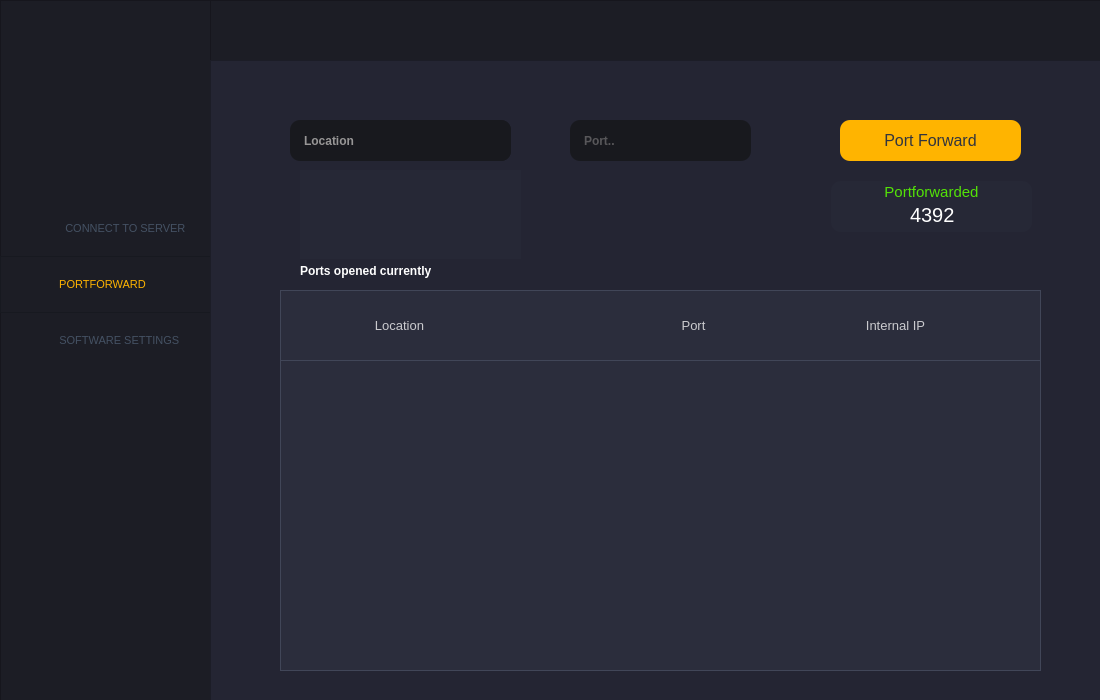
<?xml version="1.0" encoding="UTF-8"?>
<ui version="4.0">
 <class>PortforPage</class>
 <widget class="QWidget" name="PortforPage">
  <property name="geometry">
   <rect>
    <x>0</x>
    <y>0</y>
    <width>1100</width>
    <height>700</height>
   </rect>
  </property>
  <property name="windowTitle">
   <string>Form</string>
  </property>
  <widget class="QFrame" name="frame_2">
   <property name="geometry">
    <rect>
     <x>0</x>
     <y>0</y>
     <width>211</width>
     <height>701</height>
    </rect>
   </property>
   <property name="styleSheet">
    <string notr="true">QFrame
{
background-color:#1c1d25;
}</string>
   </property>
   <property name="frameShape">
    <enum>QFrame::StyledPanel</enum>
   </property>
   <property name="frameShadow">
    <enum>QFrame::Raised</enum>
   </property>
   <widget class="QLabel" name="connlabel">
    <property name="geometry">
     <rect>
      <x>11</x>
      <y>214</y>
      <width>41</width>
      <height>29</height>
     </rect>
    </property>
    <property name="styleSheet">
     <string notr="true">QLabel
{
image: url(:/resources/img/conn1.PNG);
}</string>
    </property>
    <property name="text">
     <string/>
    </property>
   </widget>
   <widget class="QLabel" name="portlabel">
    <property name="geometry">
     <rect>
      <x>10</x>
      <y>269</y>
      <width>41</width>
      <height>29</height>
     </rect>
    </property>
    <property name="styleSheet">
     <string notr="true">QLabel
{
image: url(:/resources/img/port2.PNG);
}</string>
    </property>
    <property name="text">
     <string/>
    </property>
   </widget>
   <widget class="QLabel" name="dashlabel">
    <property name="geometry">
     <rect>
      <x>14</x>
      <y>329</y>
      <width>30</width>
      <height>25</height>
     </rect>
    </property>
    <property name="styleSheet">
     <string notr="true">QLabel
{
image: url(:/resources/img/software3.PNG);
}</string>
    </property>
    <property name="text">
     <string/>
    </property>
   </widget>
   <widget class="QPushButton" name="pushButton_2">
    <property name="geometry">
     <rect>
      <x>0</x>
      <y>200</y>
      <width>211</width>
      <height>57</height>
     </rect>
    </property>
    <property name="font">
     <font>
      <pointsize>8</pointsize>
      <weight>50</weight>
      <bold>false</bold>
     </font>
    </property>
    <property name="cursor">
     <cursorShape>PointingHandCursor</cursorShape>
    </property>
    <property name="styleSheet">
     <string notr="true">QPushButton
{
color:#445163;
border:0px solid #171920;
}</string>
    </property>
    <property name="text">
     <string>             CONNECT TO SERVER</string>
    </property>
   </widget>
   <widget class="QPushButton" name="ToPort">
    <property name="geometry">
     <rect>
      <x>0</x>
      <y>256</y>
      <width>211</width>
      <height>57</height>
     </rect>
    </property>
    <property name="font">
     <font>
      <pointsize>8</pointsize>
     </font>
    </property>
    <property name="cursor">
     <cursorShape>PointingHandCursor</cursorShape>
    </property>
    <property name="styleSheet">
     <string notr="true">QPushButton
{
color:#ffb400;
border:0.5px solid #171920;
}</string>
    </property>
    <property name="text">
     <string>PORTFORWARD  </string>
    </property>
   </widget>
   <widget class="QPushButton" name="pushButton_4">
    <property name="geometry">
     <rect>
      <x>0</x>
      <y>312</y>
      <width>211</width>
      <height>57</height>
     </rect>
    </property>
    <property name="font">
     <font>
      <pointsize>8</pointsize>
     </font>
    </property>
    <property name="cursor">
     <cursorShape>PointingHandCursor</cursorShape>
    </property>
    <property name="styleSheet">
     <string notr="true">QPushButton
{
color:#445163;
border:0px solid #000000;
}</string>
    </property>
    <property name="text">
     <string>         SOFTWARE SETTINGS</string>
    </property>
   </widget>
   <widget class="QLabel" name="Logolabel">
    <property name="geometry">
     <rect>
      <x>35</x>
      <y>20</y>
      <width>131</width>
      <height>121</height>
     </rect>
    </property>
    <property name="styleSheet">
     <string notr="true">QLabel
{
image: url(:/resources/img/logo1.png);
}</string>
    </property>
    <property name="text">
     <string/>
    </property>
   </widget>
  </widget>
  <widget class="QFrame" name="frame_3">
   <property name="geometry">
    <rect>
     <x>210</x>
     <y>0</y>
     <width>891</width>
     <height>61</height>
    </rect>
   </property>
   <property name="styleSheet">
    <string notr="true">QFrame
{
background-color:#1c1d25;
}</string>
   </property>
   <property name="frameShape">
    <enum>QFrame::StyledPanel</enum>
   </property>
   <property name="frameShadow">
    <enum>QFrame::Raised</enum>
   </property>
   <widget class="QPushButton" name="logout">
    <property name="geometry">
     <rect>
      <x>836</x>
      <y>7</y>
      <width>49</width>
      <height>47</height>
     </rect>
    </property>
    <property name="minimumSize">
     <size>
      <width>0</width>
      <height>0</height>
     </size>
    </property>
    <property name="cursor">
     <cursorShape>PointingHandCursor</cursorShape>
    </property>
    <property name="mouseTracking">
     <bool>false</bool>
    </property>
    <property name="styleSheet">
     <string notr="true">QPushButton
{
background-color:#1c1d25;
border:#1c1d25;
color:#949193;
image: url(:/resources/img/logout.PNG);
}</string>
    </property>
    <property name="text">
     <string/>
    </property>
   </widget>
   <widget class="QLabel" name="welclabel">
    <property name="geometry">
     <rect>
      <x>650</x>
      <y>14</y>
      <width>181</width>
      <height>31</height>
     </rect>
    </property>
    <property name="font">
     <font>
      <pointsize>7</pointsize>
     </font>
    </property>
    <property name="styleSheet">
     <string notr="true">QLabel
{
color:#ffffff;
}</string>
    </property>
    <property name="text">
     <string>Connect to a server to stay anonymous</string>
    </property>
   </widget>
   <widget class="QLabel" name="distop">
    <property name="geometry">
     <rect>
      <x>613</x>
      <y>13</y>
      <width>31</width>
      <height>35</height>
     </rect>
    </property>
    <property name="styleSheet">
     <string notr="true">QLabel
{
image: url(:/resources/img/dis_top.PNG);
}</string>
    </property>
    <property name="text">
     <string/>
    </property>
   </widget>
   <widget class="QLabel" name="connected_label">
    <property name="geometry">
     <rect>
      <x>608</x>
      <y>9</y>
      <width>221</width>
      <height>41</height>
     </rect>
    </property>
    <property name="styleSheet">
     <string notr="true">QLabel
{
image: url(:/resources/img/connected.png);
}</string>
    </property>
    <property name="text">
     <string/>
    </property>
   </widget>
  </widget>
  <widget class="QFrame" name="frame">
   <property name="geometry">
    <rect>
     <x>210</x>
     <y>60</y>
     <width>891</width>
     <height>641</height>
    </rect>
   </property>
   <property name="styleSheet">
    <string notr="true">QFrame
{
background-color:#242533;
color:#ffffff;
}</string>
   </property>
   <property name="inputMethodHints">
    <set>Qt::ImhNone</set>
   </property>
   <property name="frameShape">
    <enum>QFrame::StyledPanel</enum>
   </property>
   <property name="frameShadow">
    <enum>QFrame::Raised</enum>
   </property>
   <widget class="QLineEdit" name="e_Ports">
    <property name="geometry">
     <rect>
      <x>360</x>
      <y>60</y>
      <width>181</width>
      <height>41</height>
     </rect>
    </property>
    <property name="font">
     <font>
      <pointsize>9</pointsize>
      <weight>75</weight>
      <bold>true</bold>
     </font>
    </property>
    <property name="styleSheet">
     <string notr="true">QLineEdit {

background-color:#18191e;
border:#18191e;
color:#979696;
border-radius:10px;
padding-left:12px;

}</string>
    </property>
    <property name="text">
     <string/>
    </property>
    <property name="echoMode">
     <enum>QLineEdit::Normal</enum>
    </property>
    <property name="cursorPosition">
     <number>0</number>
    </property>
    <property name="readOnly">
     <bool>false</bool>
    </property>
    <property name="placeholderText">
     <string>Port..</string>
    </property>
   </widget>
   <widget class="QPushButton" name="portforward">
    <property name="geometry">
     <rect>
      <x>630</x>
      <y>60</y>
      <width>181</width>
      <height>41</height>
     </rect>
    </property>
    <property name="font">
     <font>
      <pointsize>12</pointsize>
      <weight>50</weight>
      <bold>false</bold>
     </font>
    </property>
    <property name="cursor">
     <cursorShape>PointingHandCursor</cursorShape>
    </property>
    <property name="styleSheet">
     <string notr="true">QPushButton
{
background-color:#ffb400;
border-radius:10px;
color:#32353e;
}</string>
    </property>
    <property name="text">
     <string>Port Forward</string>
    </property>
   </widget>
   <widget class="QLabel" name="status">
    <property name="geometry">
     <rect>
      <x>90</x>
      <y>200</y>
      <width>201</width>
      <height>21</height>
     </rect>
    </property>
    <property name="font">
     <font>
      <pointsize>9</pointsize>
      <weight>75</weight>
      <bold>true</bold>
     </font>
    </property>
    <property name="styleSheet">
     <string notr="true">QLabel
{
color:#ffffff;
background-color:#242533;
}</string>
    </property>
    <property name="text">
     <string>Ports opened currently</string>
    </property>
   </widget>
   <widget class="QWidget" name="verticalLayoutWidget">
    <property name="geometry">
     <rect>
      <x>70</x>
      <y>300</y>
      <width>761</width>
      <height>311</height>
     </rect>
    </property>
    <layout class="QVBoxLayout" name="verticalLayout_2">
     <property name="spacing">
      <number>0</number>
     </property>
     <item>
      <widget class="QFrame" name="frame_4">
       <property name="styleSheet">
        <string notr="true">QFrame
{
background-color:#2b2d3c;
border:1px solid #414658;
}</string>
       </property>
       <property name="frameShape">
        <enum>QFrame::StyledPanel</enum>
       </property>
       <property name="frameShadow">
        <enum>QFrame::Raised</enum>
       </property>
       <layout class="QVBoxLayout" name="verticalLayout">
        <property name="spacing">
         <number>0</number>
        </property>
        <property name="leftMargin">
         <number>0</number>
        </property>
        <property name="topMargin">
         <number>0</number>
        </property>
        <property name="rightMargin">
         <number>0</number>
        </property>
        <property name="bottomMargin">
         <number>0</number>
        </property>
        <item>
         <widget class="QListWidget" name="listWidget">
          <property name="styleSheet">
           <string notr="true">QListWidget
{
background-color:#2b2d3c;
border:#414658;
border-radius:0px;
}

QScrollBar:vertical {              
		background-color:#ffa800;
        width:6px;    
		border-radius:3px;
		border-color:#bfbfbf;
}
QScrollBar::handle:vertical {
		background:transparent;
}
QScrollBar::sub-page:vertical {
    background: #242533;
}

QScrollBar::add-page:vertical {
    background:#242533;
}
QScrollBar::down-arrow:vertical{    
height:0px;
}
QScrollBar::up-arrow:vertical {
height:0px;
}</string>
          </property>
         </widget>
        </item>
       </layout>
      </widget>
     </item>
    </layout>
   </widget>
   <widget class="QLabel" name="label">
    <property name="geometry">
     <rect>
      <x>70</x>
      <y>230</y>
      <width>761</width>
      <height>71</height>
     </rect>
    </property>
    <property name="styleSheet">
     <string notr="true">QLabel
{
background-color:#2b2d3c;
border:1px solid #414658;
}</string>
    </property>
    <property name="text">
     <string/>
    </property>
   </widget>
   <widget class="QLabel" name="label_2">
    <property name="geometry">
     <rect>
      <x>89</x>
      <y>250</y>
      <width>201</width>
      <height>31</height>
     </rect>
    </property>
    <property name="font">
     <font>
      <pointsize>10</pointsize>
     </font>
    </property>
    <property name="styleSheet">
     <string notr="true">QLabel
{
background-color:#2b2d3c;
color:#cacace;
}</string>
    </property>
    <property name="text">
     <string>Location</string>
    </property>
    <property name="alignment">
     <set>Qt::AlignCenter</set>
    </property>
   </widget>
   <widget class="QLabel" name="label_3">
    <property name="geometry">
     <rect>
      <x>438</x>
      <y>250</y>
      <width>91</width>
      <height>31</height>
     </rect>
    </property>
    <property name="font">
     <font>
      <pointsize>10</pointsize>
     </font>
    </property>
    <property name="styleSheet">
     <string notr="true">QLabel
{
background-color:#2b2d3c;
color:#cacace;
}</string>
    </property>
    <property name="text">
     <string>Port</string>
    </property>
    <property name="alignment">
     <set>Qt::AlignCenter</set>
    </property>
   </widget>
   <widget class="QLabel" name="label_4">
    <property name="geometry">
     <rect>
      <x>640</x>
      <y>250</y>
      <width>91</width>
      <height>31</height>
     </rect>
    </property>
    <property name="font">
     <font>
      <pointsize>10</pointsize>
     </font>
    </property>
    <property name="styleSheet">
     <string notr="true">QLabel
{
background-color:#2b2d3c;
color:#cacace;
}</string>
    </property>
    <property name="text">
     <string>Internal IP</string>
    </property>
    <property name="alignment">
     <set>Qt::AlignCenter</set>
    </property>
   </widget>
   <widget class="QLabel" name="label_5">
    <property name="geometry">
     <rect>
      <x>621</x>
      <y>121</y>
      <width>201</width>
      <height>51</height>
     </rect>
    </property>
    <property name="font">
     <font>
      <pointsize>11</pointsize>
     </font>
    </property>
    <property name="styleSheet">
     <string notr="true">QLabel
{
background-color:#262836;
color:#53e207;
padding: 0 0 30 0px;
border-radius:10px;

}</string>
    </property>
    <property name="text">
     <string>Portforwarded</string>
    </property>
    <property name="alignment">
     <set>Qt::AlignCenter</set>
    </property>
   </widget>
   <widget class="QLabel" name="label_6">
    <property name="geometry">
     <rect>
      <x>700</x>
      <y>144</y>
      <width>61</width>
      <height>21</height>
     </rect>
    </property>
    <property name="font">
     <font>
      <pointsize>15</pointsize>
     </font>
    </property>
    <property name="styleSheet">
     <string notr="true">QLabel
{
color:#ffffff;
background-color:#262836;
}</string>
    </property>
    <property name="text">
     <string>4392</string>
    </property>
   </widget>
   <widget class="QWidget" name="verticalLayoutWidget_2">
    <property name="geometry">
     <rect>
      <x>90</x>
      <y>110</y>
      <width>221</width>
      <height>89</height>
     </rect>
    </property>
    <layout class="QVBoxLayout" name="verticalLayout_3">
     <property name="spacing">
      <number>0</number>
     </property>
     <item>
      <widget class="QFrame" name="frame_5">
       <property name="styleSheet">
        <string notr="true">QFrame
{
background-color:#262836;
border:#262836;
}</string>
       </property>
       <property name="frameShape">
        <enum>QFrame::StyledPanel</enum>
       </property>
       <property name="frameShadow">
        <enum>QFrame::Raised</enum>
       </property>
       <layout class="QVBoxLayout" name="verticalLayout_4">
        <property name="spacing">
         <number>0</number>
        </property>
        <property name="leftMargin">
         <number>0</number>
        </property>
        <property name="topMargin">
         <number>0</number>
        </property>
        <property name="rightMargin">
         <number>0</number>
        </property>
        <property name="bottomMargin">
         <number>0</number>
        </property>
        <item>
         <widget class="QListWidget" name="listWidget_2">
          <property name="styleSheet">
           <string notr="true">QListWidget
{
background-color:#262836;
border:#262836;
}</string>
          </property>
         </widget>
        </item>
       </layout>
      </widget>
     </item>
    </layout>
   </widget>
   <widget class="QPushButton" name="location">
    <property name="geometry">
     <rect>
      <x>80</x>
      <y>60</y>
      <width>221</width>
      <height>41</height>
     </rect>
    </property>
    <property name="font">
     <font>
      <pointsize>9</pointsize>
      <weight>75</weight>
      <bold>true</bold>
     </font>
    </property>
    <property name="layoutDirection">
     <enum>Qt::LeftToRight</enum>
    </property>
    <property name="styleSheet">
     <string notr="true">QPushButton {

background-color:#18191e;
border:#18191e;
color:#979696;
border-radius:10px;
text-align:left;
padding-left:14px;
}</string>
    </property>
    <property name="text">
     <string>Location</string>
    </property>
   </widget>
   <widget class="QLabel" name="label_7">
    <property name="geometry">
     <rect>
      <x>260</x>
      <y>60</y>
      <width>41</width>
      <height>41</height>
     </rect>
    </property>
    <property name="styleSheet">
     <string notr="true">QLabel {

background-color:#18191e;
border:#18191e;
color:#979696;
border-radius:10px;
padding-left:10px;
padding-right:0px;
image: url(:/resources/img/location_drop.PNG);
}</string>
    </property>
    <property name="text">
     <string/>
    </property>
   </widget>
  </widget>
 </widget>
 <resources/>
 <connections/>
</ui>
